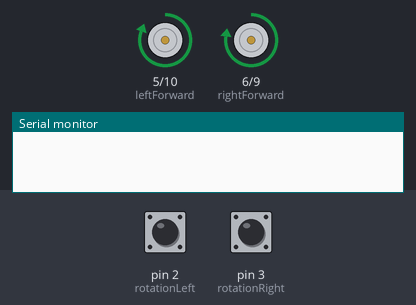
A sketch run on a simulated Arduino Nano, built with avr-gcc and run on an emulated ATmega328P. Shown: motor-driver pin pairs drawn as motors (green arrow = first pin HIGH = forward, orange = second pin HIGH = backward, longer = more drive), the last lines printed to the serial monitor. The inputs (shaded band) are chosen by the test bench; at power-on: pin 2 (rotationLeft) HIGH, pin 3 (rotationRight) HIGH.

Above: at 0.1 s.
At 26.1 s:
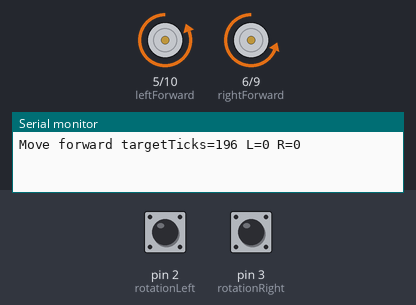
At 52.1 s:
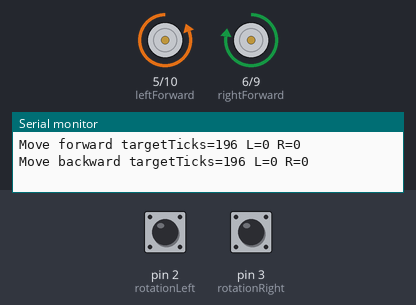
At 116.7 s:
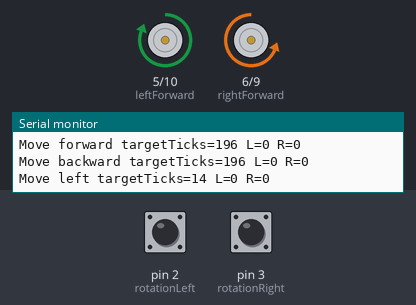
Timing chart, 0 to 122.3 s (numbered marks = the images above):
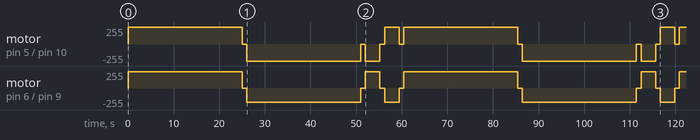

The sketch:

Basic_Moves.ino
```cpp
#include <string.h>

// -------------------- Pins --------------------
// NOTE: Nano PWM pins are 3,5,6,9,10,11. Pin 10 is PWM-capable.
const uint8_t leftBackward  = 10;  // PWM
const uint8_t leftForward   = 5;   // PWM
const uint8_t rightForward  = 6;   // PWM
const uint8_t rightBackward = 9;   // PWM

// Rotation sensors (must be interrupt pins for attachInterrupt on ATmega328P)
const uint8_t rotationLeft  = 2;   // INT0
const uint8_t rotationRight = 3;   // INT1

// -------------------- Calibration --------------------
const uint8_t calibrationForwardLeft   = 255;
const uint8_t calibrationBackwardLeft  = 255;
const uint8_t calibrationForwardRight  = 243;
const uint8_t calibrationBackwardRight = 210;

// -------------------- Encoder / geometry --------------------
const float WHEEL_DIAMETER_CM = 6.5f;
const int   SLOTS_PER_REV     = 20;

// Count BOTH edges (CHANGE) => 2 edges per slit => supports half-slit increments
const int   EDGES_PER_SLOT    = 2;
const int   TICKS_PER_REV     = SLOTS_PER_REV * EDGES_PER_SLOT;

const float CIRCUMFERENCE_CM  = PI * WHEEL_DIAMETER_CM;
const float TICKS_PER_CM      = (float)TICKS_PER_REV / CIRCUMFERENCE_CM;

// Edge noise gate (optional; optical sensors usually clean)
const unsigned long EDGE_MIN_US = 150;

// Turning calibration: you claim 90° robot turn ~= 2.5 slit-triggers per wheel.
// With EDGES_PER_SLOT=2, that’s 2.5 * 2 = 5 ticks for 90°.
const float TURN_SLOTS_FOR_90_DEG = 7.0f;
const float TURN_TICKS_PER_DEG    = (TURN_SLOTS_FOR_90_DEG * EDGES_PER_SLOT) / 90.0f;

// -------------------- Interrupt tick counters --------------------
volatile unsigned long g_leftTicks  = 0;
volatile unsigned long g_rightTicks = 0;

volatile unsigned long g_lastLeftUs  = 0;
volatile unsigned long g_lastRightUs = 0;

static inline long roundToLong(float x) {
  return (x >= 0.0f) ? (long)(x + 0.5f) : (long)(x - 0.5f);
}

// ISR: count every CHANGE (both edges)
void isrLeft() {
  unsigned long now = micros();
  if (now - g_lastLeftUs >= EDGE_MIN_US) {
    g_leftTicks++;
    g_lastLeftUs = now;
  }
}

void isrRight() {
  unsigned long now = micros();
  if (now - g_lastRightUs >= EDGE_MIN_US) {
    g_rightTicks++;
    g_lastRightUs = now;
  }
}

// -------------------- Motor helpers --------------------
void stopMotors() {
  // Set PWM duty to 0 (do NOT rely on digitalWrite to stop PWM cleanly)
  analogWrite(leftForward, 0);
  analogWrite(leftBackward, 0);
  analogWrite(rightForward, 0);
  analogWrite(rightBackward, 0);

  // Force low for safety
  digitalWrite(leftForward, LOW);
  digitalWrite(leftBackward, LOW);
  digitalWrite(rightForward, LOW);
  digitalWrite(rightBackward, LOW);
}

void driveForward() {
  // Opposite direction pins off
  analogWrite(leftBackward, 0);
  analogWrite(rightBackward, 0);

  // PWM drive pins (NO digitalWrite after analogWrite, or PWM gets cancelled)
  analogWrite(leftForward, calibrationForwardLeft);
  analogWrite(rightForward, calibrationForwardRight);
}

void driveBackward() {
  analogWrite(leftForward, 0);
  analogWrite(rightForward, 0);

  analogWrite(leftBackward, calibrationBackwardLeft);
  analogWrite(rightBackward, calibrationBackwardRight);
}

void turnLeftInPlace() {
  // left backward, right forward
  analogWrite(leftForward, 0);
  analogWrite(rightBackward, 0);

  analogWrite(leftBackward, calibrationBackwardLeft);
  analogWrite(rightForward, calibrationForwardRight);
}

void turnRightInPlace() {
  // left forward, right backward
  analogWrite(leftBackward, 0);
  analogWrite(rightForward, 0);

  analogWrite(leftForward, calibrationForwardLeft);
  analogWrite(rightBackward, calibrationBackwardRight);
}

// Read tick counters atomically
void readTicks(unsigned long &l, unsigned long &r) {
  noInterrupts();
  l = g_leftTicks;
  r = g_rightTicks;
  interrupts();
}

void resetTicks() {
  noInterrupts();
  g_leftTicks = 0;
  g_rightTicks = 0;
  g_lastLeftUs = 0;
  g_lastRightUs = 0;
  interrupts();
}

// amount:
// - forward/backward => cm
// - left/right       => robot degrees (using your 2.5-slots-per-90deg calibration)
void move(float amount, const char *direction) {
  const bool isDrive = (strcmp(direction, "forward") == 0) || (strcmp(direction, "backward") == 0);
  const bool isTurn  = (strcmp(direction, "left") == 0)    || (strcmp(direction, "right") == 0);
  if (!isDrive && !isTurn) return;

  const float absAmount = (amount >= 0.0f) ? amount : -amount;

  long targetTicks = 0;
  if (isDrive) targetTicks = roundToLong(absAmount * TICKS_PER_CM);
  else         targetTicks = roundToLong(absAmount * TURN_TICKS_PER_DEG);

  if (targetTicks <= 0) return;

  resetTicks();

  // Start motion
  if      (strcmp(direction, "forward") == 0)  driveForward();
  else if (strcmp(direction, "backward") == 0) driveBackward();
  else if (strcmp(direction, "left") == 0)     turnLeftInPlace();
  else if (strcmp(direction, "right") == 0)    turnRightInPlace();

  const unsigned long startMs = millis();
  const unsigned long TIMEOUT_MS = 1500UL + (unsigned long)targetTicks * 120UL;

  while (true) {
    unsigned long l, r;
    readTicks(l, r);

    // Drive: average progress; Turn: require both wheels to reach target (min)
    unsigned long progress = isTurn ? ((l < r) ? l : r) : ((l + r) / 2);

    if ((long)progress >= targetTicks) break;
    if (millis() - startMs > TIMEOUT_MS) break;
  }

  stopMotors();

  // Debug
  unsigned long l, r;
  readTicks(l, r);
  Serial.print("Move "); Serial.print(direction);
  Serial.print(" targetTicks="); Serial.print(targetTicks);
  Serial.print(" L="); Serial.print(l);
  Serial.print(" R="); Serial.println(r);
}

void setup() {
  Serial.begin(9600);

  pinMode(leftForward, OUTPUT);
  pinMode(leftBackward, OUTPUT);
  pinMode(rightForward, OUTPUT);
  pinMode(rightBackward, OUTPUT);

  pinMode(rotationLeft, INPUT_PULLUP);
  pinMode(rotationRight, INPUT_PULLUP);

  // Interrupts on pins 2 and 3 (Nano/ATmega328P). If pins are changed, validate first.
  const int leftInterrupt  = digitalPinToInterrupt(rotationLeft);
  const int rightInterrupt = digitalPinToInterrupt(rotationRight);
  if (leftInterrupt == NOT_AN_INTERRUPT || rightInterrupt == NOT_AN_INTERRUPT) {
    Serial.println("ERROR: rotationLeft/rotationRight must map to interrupt-capable pins.");
    stopMotors();
    while (true) { delay(1000); }
  }
  attachInterrupt(leftInterrupt,  isrLeft,  CHANGE);
  attachInterrupt(rightInterrupt, isrRight, CHANGE);

  stopMotors();
}

void loop() {
//  /if you move forward or backwards, unit is in CM
///if you move left or right, unit is in degrees
  move(100, "forward");
  delay(1000);

  move(100, "backward");
  delay(1000);

  move(90, "left");
  delay(1000);

  move(90, "right");
  delay(1000);
}
```

Measured:
- by itself, motor on pin 5 (leftForward) / pin 10 (leftBackward): stopped → forward 255/255 at 0.00 s, → stopped 25.0 s later, → backward 255/255 1.0 s later, → stopped 25.0 s later, … (17 changes in this stretch)
- by itself, motor on pin 6 (rightForward) / pin 9 (rightBackward): stopped → forward 243/255 at 0.00 s, → stopped 25.0 s later, → backward 210/255 1.0 s later, → stopped 25.0 s later, … (17 changes in this stretch)
